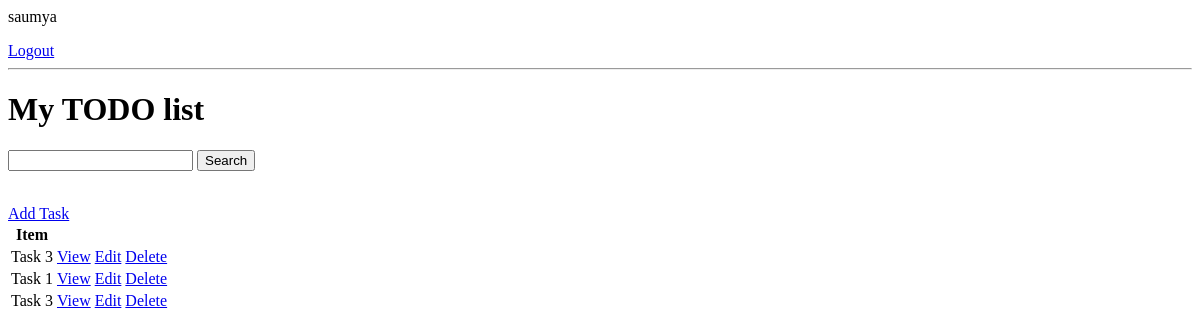
Page / (signed in) on the earlier database version.
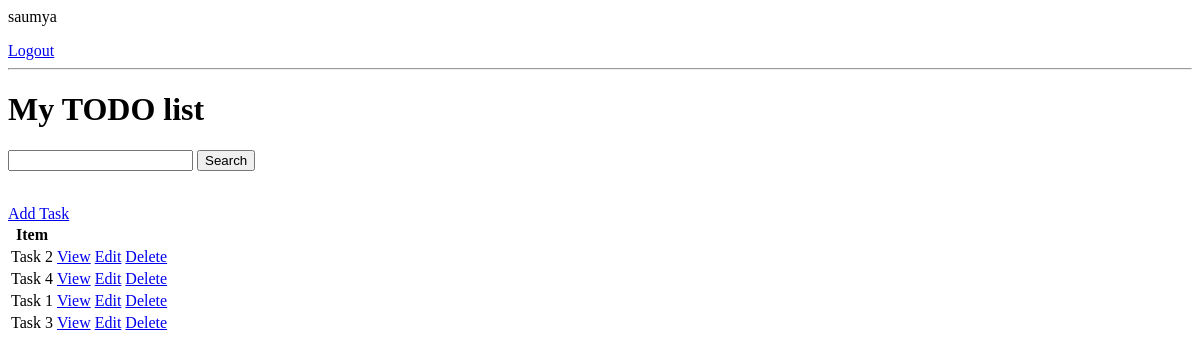
Same page on the later database version.
### base/models.py (models this page shows, shortened)
class Task(models.Model):
    user = models.ForeignKey(User , on_delete=models.CASCADE , null = True , blank = True)
    title = models.CharField(max_length=200)
    description = models.TextField(null=True  , blank = True)
    complete= models.BooleanField(default=False)
    created = models.DateTimeField(auto_now_add=True)
    class Meta:
        ordering=['complete']

### base/views.py (the view)
# urls.py: path('' , TaskList.as_view() , name = 'tasks'),
class TaskList( LoginRequiredMixin , ListView):
    model = Task
    context_object_name = 'tasks'
    def get_context_data(self , **kwargs):
        context = super().get_context_data(**kwargs)
        context['tasks'] = context['tasks'].filter(user = self.request.user )
        context['count'] = context['tasks'].filter( complete = True)
        search_input = self.request.GET.get('search-area') or ''
        if search_input:
             context['tasks'] = context['tasks'].filter(title__startswith=search_input)
        context['search_input'] = search_input
        return context

### base/templates/base/task_list.html (shortened to what this page needs)
{% if request.user.is_authenticated %}
    <p>{{request.user}} </p>
    <a href='/logout'>Logout</a>
{% else %}
    <a href='/login'>Login</a>
{% endif %}
<hr>
<h1> My TODO list </h1>
<form method='get' >
    <input type='text' name='search-area' value ={{search_input}}>
    <input type ='submit' value="Search">
</form>
<a href='/task-create'>Add Task</a>
<table>
    <tr>
        <th>Item</th>
        <th> </th>
        <th></th>
        <th></th>
    </tr>
    {% for task in tasks %}
    <tr>
        <td> {{ task.title }} </td>
        <td> <a href= "/task/{{task.id}}" > View </a> </td>
        <td> <a href= "/task-update/{{task.id}}" > Edit </a> </td>
        <td> <a href= "/task-delete/{{task.id}}" > Delete </a> </td>
    </tr>
    {% empty %}
    <h3>No tasks</h3>
    {% endfor %}
</table>

Differences in the rows shown:
changed Task: title "Task 3" → "Task 2"
added Task: title "Task 4"
